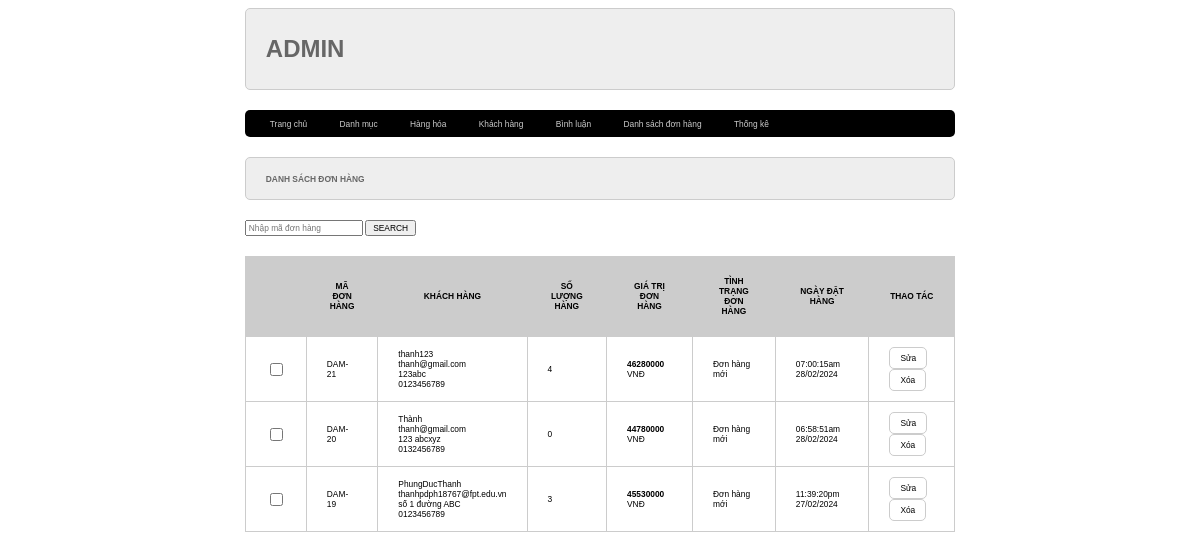
Before: /admin/index.php?act=listbill with the older database file.
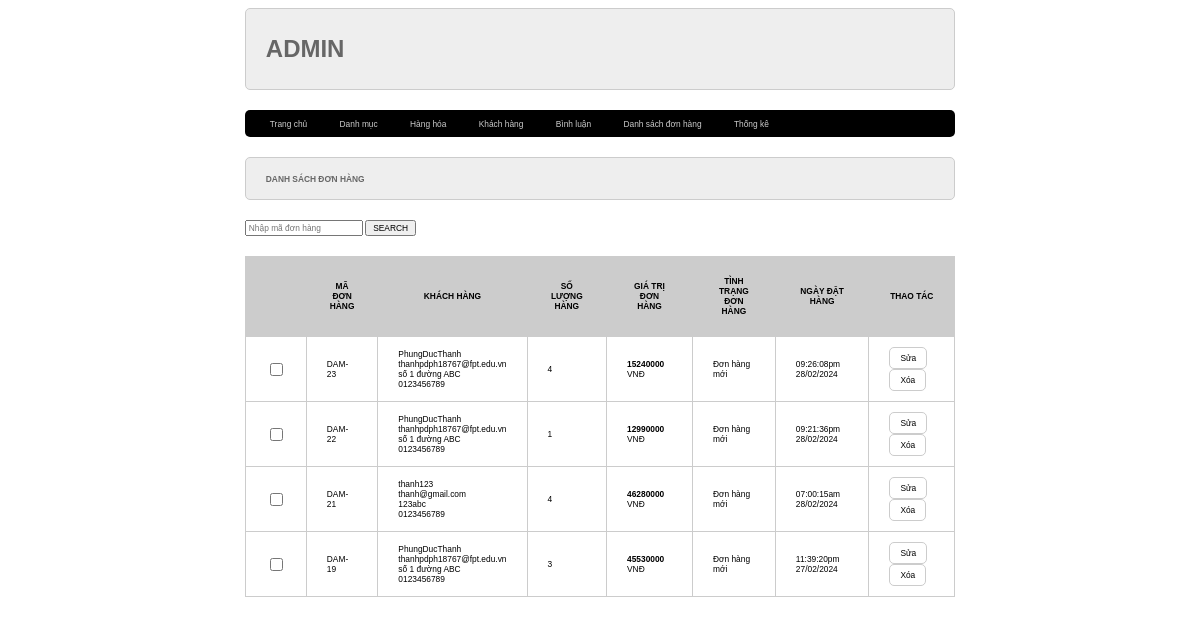
After: the same page with the newer database file.
### tables this page shows
CREATE TABLE `bill` (
  `id` int(10) NOT NULL,
  `bill_name` varchar(255) NOT NULL,
  `bill_address` varchar(255) NOT NULL,
  `bill_tel` varchar(50) NOT NULL,
  `bill_email` varchar(100) NOT NULL,
  `bill_pttt` tinyint(1) NOT NULL DEFAULT 1 COMMENT '1. Thanh toán trực tiếp\r\n2. Chuyển khoản\r\n3. Thanh toán online',
  `ngaydathang` varchar(50) DEFAULT NULL,
  `total` int(10) NOT NULL DEFAULT 0,
  `bill_status` tinyint(1) DEFAULT 0 COMMENT '0. Đơn hàng mới\r\n1. Đang xử lý\r\n2. Đang giao hàng\r\n3. Đã giao hàng',
  `receive_name` varchar(255) DEFAULT NULL,
  `receive_address` varchar(255) DEFAULT NULL,
  `receive_tel` varchar(50) DEFAULT NULL
);

### model/pdo.php (called while the page is built, shortened)
<?php
function pdo_get_connection()
{
    $dburl = "mysql:host=localhost;dbname=duanmau2024;charset=utf8";
    $username = 'root';
    $password = '';
    $conn = new PDO($dburl, $username, $password);
    $conn->setAttribute(PDO::ATTR_ERRMODE, PDO::ERRMODE_EXCEPTION);
    return $conn;
}
function pdo_query($sql)
{
    $sql_args = array_slice(func_get_args(), 1);
    try {
        $conn = pdo_get_connection();
        $stmt = $conn->prepare($sql);
        $stmt->execute($sql_args);
        $rows = $stmt->fetchAll();
        return $rows;
    } catch (PDOException $e) {
        throw $e;
    } finally {
        unset($conn);
    }
}

### model/cart.php (called while the page is built, shortened)
<?php
function loadall_cart_count($idbill)
{
    $sql = "select * from cart where idbill=" . $idbill;
    $bill = pdo_query($sql);
    return sizeof($bill);
}
function loadall_bill($kyw = "", $iduser = 0)
{
    $sql = "select * from bill where 1 ";
    $sql .= "order by id desc";
    $listbill = pdo_query($sql);
    return $listbill;
}
function get_ttdh($n)
{
    switch ($n) {
        case '0':
            $tt = "Đơn hàng mới";
            break;
    }
    return $tt;
}

### admin/bill/listbill.php (the view, shortened to what this page needs)
<div class="row">
    <div class="row formtitle mb">
        <h1>DANH SÁCH ĐƠN HÀNG</h1>
    </div>
    <br>
    <form action="index.php?act=listbill" method="post">
        <input type="text" name="kyw" placeholder="Nhập mã đơn hàng">
        <input type="submit" value="SEARCH">
    </form>
    <div class="row formcontent">
        <div class="row mb10 formdsloai">
            <table>
                <tr>
                    <th></th>
                    <th>MÃ ĐƠN HÀNG</th>
                    <th>KHÁCH HÀNG</th>
                    <th>SỐ LƯỢNG HÀNG</th>
                    <th>GIÁ TRỊ ĐƠN HÀNG</th>
                    <th>TÌNH TRẠNG ĐƠN HÀNG</th>
                    <th>NGÀY ĐẶT HÀNG</th>
                    <th>THAO TÁC</th>
                </tr>
                <?php
                foreach ($listbill as $bill) {
                    extract($bill);
                    $kh = $bill["bill_name"] . '
                    <br> ' . $bill["bill_email"] . '
                    <br> ' . $bill["bill_address"] . '
                    <br> ' . $bill["bill_tel"];
                    $ttdh = get_ttdh($bill["bill_status"]);
                    $countsp = loadall_cart_count($bill["id"]);
                    echo '<tr>
                            <td><input type="checkbox" name="" id=""></td>
                            <td>DAM-' . $bill['id'] . '</td>
                            <td>' . $kh . '</td>
                            <td>' . $countsp . '</td>
                            <td><strong>' . $bill['total'] . '</strong> VNĐ</td>
                            <td>' . $ttdh . '</td>
                            <td>' . $bill["ngaydathang"] . '</td>
                            <td><input type="button" value="Sửa"><input type="button" value="Xóa"></td>
                        </tr>';
                }
                ?>
            </table>
        </div>
    </div>
</div>

### admin/header.php (shortened to what this page needs)
<!DOCTYPE html>
<html lang="en">
<head>
    <link rel="stylesheet" href="../view/css/style.css">
</head>
<body>
    <div class="boxcenter">
        <div class="row header-admin mb">
            <h1>ADMIN</h1>
        </div>
        <div class="row mb menu">
            <ul>
                <li><a href="index.php">Trang chủ</a></li>
                <li><a href="index.php?act=listdm">Danh mục</a></li>
                <li><a href="index.php?act=listsp">Hàng hóa</a></li>
                <li><a href="index.php?act=dskh">Khách hàng</a></li>
                <li><a href="index.php?act=dsbl">Bình luận</a></li>
                <li><a href="index.php?act=listbill">Danh sách đơn hàng</a></li>
                <li><a href="index.php?act=thongke">Thống kê</a></li>
            </ul>
        </div>

### admin/index.php (shortened to what this page needs)
<?php
include "../model/pdo.php";
include "../model/cart.php";
include "header.php";
if (isset($_GET['act'])) {
    $act = $_GET['act'];
    switch ($act) {
        case 'listbill':
            if (isset($_POST['kyw']) && ($_POST['kyw'] != "")) {
                $kyw = $_POST['kyw'];
            } else {
                $kyw = "";
            }
            $listbill = loadall_bill($kyw, 0);
            include "bill/listbill.php";
            break;
    }
} else {
    include "home.php";
}
include "footer.php";

### admin/footer.php
</body>
</html>

### view/css/style.css (style rules this page uses)
* { box-sizing: border-box; font-family: sans-serif; font-size: 0.7vw; }
.boxcenter { width: 60%; margin: 0 auto; }
.row { float: left; width: 100%; }
.mb { margin-bottom: 20px; }
.mb10 { margin-bottom: 10px; }
.menu { background-color: black; color: #ccc; border-radius: 5px; }
.menu ul { padding: 0px 10px; }
.menu ul li { list-style-type: none; display: inline; padding: 0px 15px; }
.menu ul li a { color: #ccc; text-decoration: none; }
.formtaikhoan input[type="submit"], .formtaikhoan input[type="reset"], .formcontent input[type="submit"], .formcontent input[type="reset"],.formcontent input[type="button"] { border-radius: 5px; padding: 5px 10px; background-color: white; border: 1px #ccc solid; }
.header-admin { background-color: #eee; border: 1px #ccc solid; font-size: 2vw; color: #666; border-radius: 5px; padding: 10px 20px; }
.header-admin h1 { font-size: 2vw; }
.formtitle { background-color: #eee; border: 1px #ccc solid; color: #666; border-radius: 5px; padding: 10px 20px; }
.formcontent { padding: 20px 0px; }
.formdsloai table { width: 100%; border-collapse: collapse; }
.formdsloai table th { padding:20px; background-color: #ccc; }
.formdsloai table td { padding: 10px 20px; border: 1px #ccc solid; }

Changed rows visible on the page:
removed bill: id "20", bill_name "Thành", bill_email "thanh@gmail.com", bill_address "123 abcxyz", bill_tel "0132456789", countsp "0", total "44780000", bill_status "Đơn hàng mới", ngaydathang "06:58:51am 28/02/2024"
added bill: id "23", bill_name "PhungDucThanh", bill_email "thanhpdph18767@fpt.edu.vn", bill_address "số 1 đường ABC", bill_tel "0123456789", countsp "4", total "15240000", bill_status "Đơn hàng mới", ngaydathang "09:26:08pm 28/02/2024"
added bill: id "22", bill_name "PhungDucThanh", bill_email "thanhpdph18767@fpt.edu.vn", bill_address "số 1 đường ABC", bill_tel "0123456789", countsp "1", total "12990000", bill_status "Đơn hàng mới", ngaydathang "09:21:36pm 28/02/2024"
